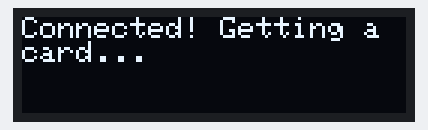
The sketch below on a simulated ESP32. On the bench: 128×32 one-colour display. WiFi joins after 1.5 s; servers stay silent unless stated; the display library's start-up logo is not drawn; uploads are accepted with an empty reply; what the sketch prints to the serial monitor is not drawn.

Above: at 2.8 s.

The sketch:

esp32_demo.ino
```cpp
#include <ArduinoJson.h>

#include <WiFi.h>
#include <WiFiClientSecure.h>

#include <SPI.h>
#include <Wire.h>
#include <Adafruit_SSD1306.h>
#include <splash.h>
#include <gfxfont.h>
#include <Adafruit_GFX.h>
#include <Adafruit_SPITFT.h>
#include <Adafruit_SPITFT_Macros.h>

#define A_BUTTON 15
#define B_BUTTON 32
#define C_BUTTON 14

Adafruit_SSD1306 display = Adafruit_SSD1306(128,32,&Wire);

const char* host = "api.scryfall.com";
const String endpoint = "/cards/random";
const String request = "GET " + endpoint + " HTTP/1.1\r\n" +
                       "Host: " + host + "\r\n" +
                       "Connection: keep-alive\r\n\r\n";

WiFiClientSecure client;
unsigned long calls = 0;


void setup() {
  pinMode(A_BUTTON, INPUT_PULLUP);
  pinMode(B_BUTTON, INPUT_PULLUP);
  pinMode(C_BUTTON, INPUT_PULLUP);

  display.begin(SSD1306_SWITCHCAPVCC, 0x3C);

  display.display();
  delay(1000);
  display.clearDisplay();
  display.display();

  display.setTextSize(1);
  display.setTextColor(WHITE);
  display.setCursor(0,0);

  WiFi.begin("SSID", "password123");

  display.print("No data yet...");
  display.setCursor(0,12);
  display.print("Connecting wifi...");
  display.display();

  while (WiFi.status() != WL_CONNECTED) {

  }

  if(!client.connect(host, 443)) {
    display.clearDisplay();
    display.setCursor(0,0);
    display.print("Couldn't connect to Scryfall");
    display.display();
    return;
  } else {
    display.clearDisplay();
    display.setCursor(0,0);
    display.print("Connected! Getting a card...");
    display.display();
  }

  Serial.begin(9600);
}

void loop() {
  client.print(request);

  delay(350);

  while(client.available()) {
    String swiftspear = client.readStringUntil('\r');
    swiftspear.trim();
    if(swiftspear.charAt(0) == '{') {
      DynamicJsonBuffer buffer(3500);
      JsonObject& obj = buffer.parseObject(swiftspear);

      if(obj.success()) {
        display.clearDisplay();
        display.setCursor(0,0);
        const char* cardName = obj["name"];
        display.print(cardName);
        display.setCursor(0,10);
        const char* mana = obj["mana_cost"];
        display.print(mana);
        display.setCursor(0,20);
        const char* type = obj["type_line"];
        display.print(type);
        display.display();
      }
      else {
        display.clearDisplay();
        display.setCursor(0,0);
        display.print("Could not parse");
        display.display();
      }
      buffer.clear();
      break;
    }
  }

  calls++;
  Serial.println(calls);
}
```
